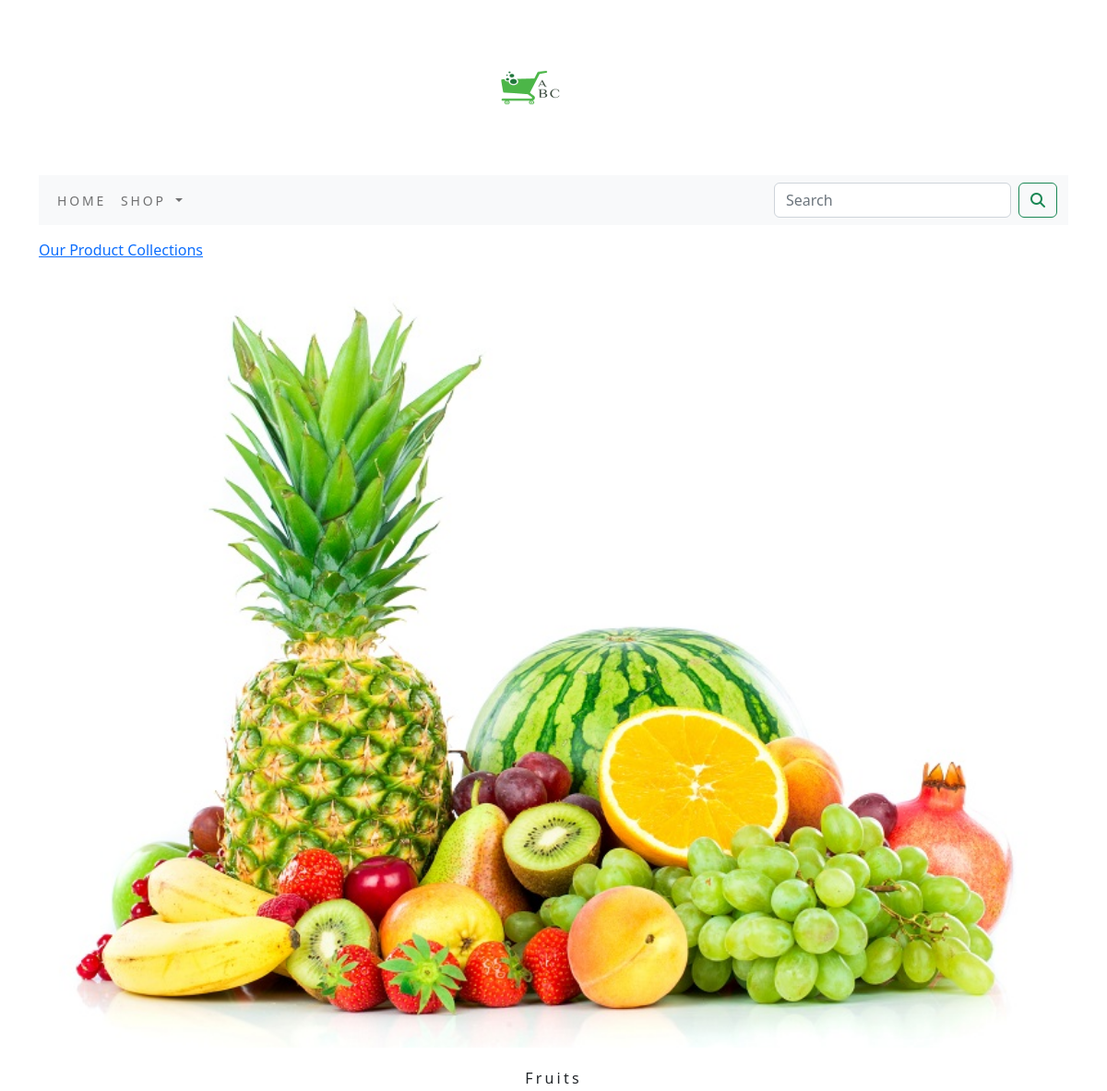
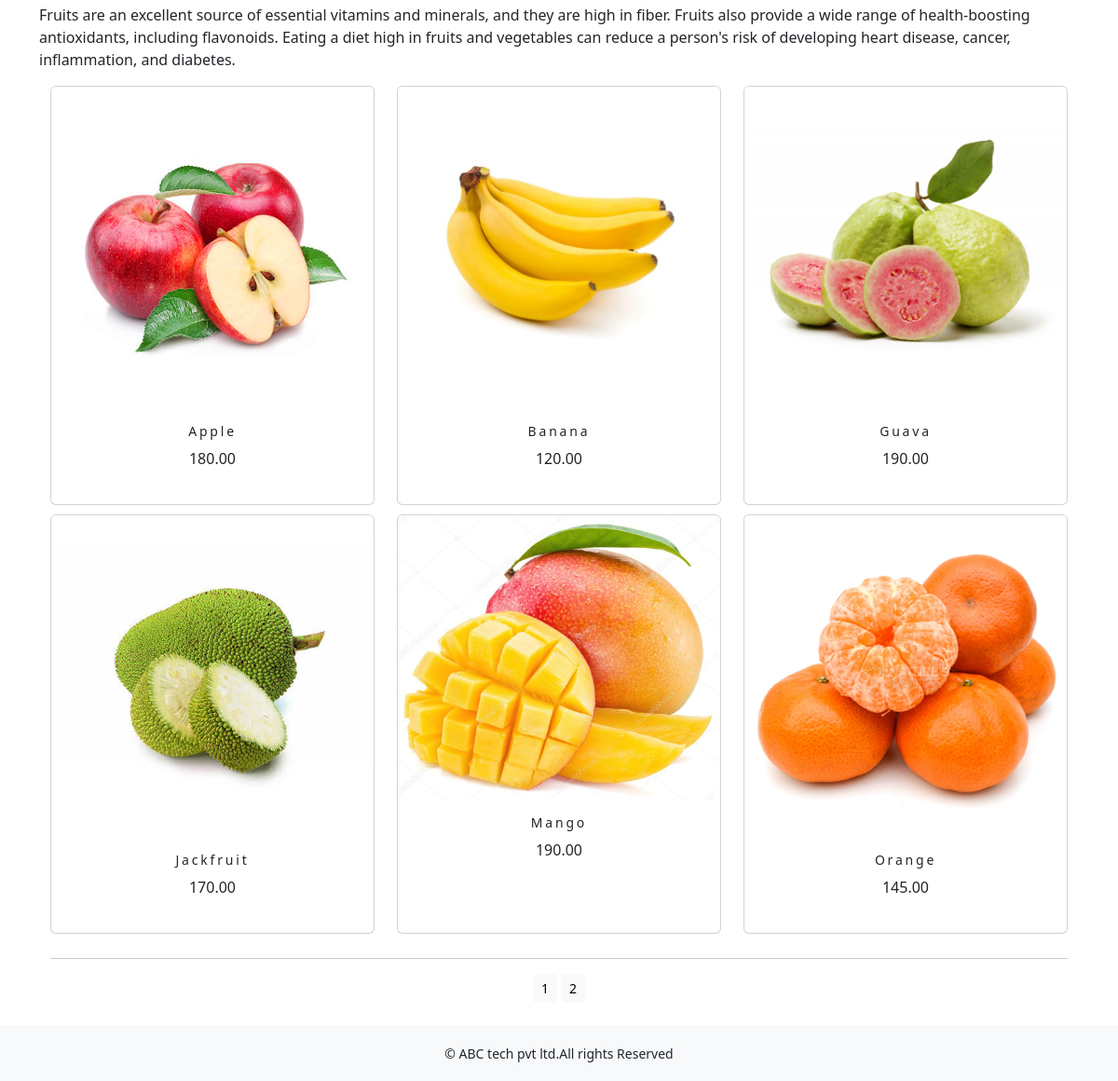
The app's page /shop/fruits/ with its own data (2 pictures, top to bottom).
### shop/models.py (models this page shows, shortened)
class Category(models.Model):
    name=models.CharField(max_length=250,unique=True)
    slug=models.SlugField(max_length=250,unique=True)
    description=models.TextField(blank=True)
    image=models.ImageField(upload_to='category',blank=True)
    class Meta:
        ordering=('name',)
        verbose_name='category'
        verbose_name_plural='categories'
    def get_url(self):
        return reverse('shop:product_by_category',args=[self.slug])

class Product(models.Model):
    name=models.CharField(max_length=250,unique=True)
    slug=models.SlugField(max_length=250,unique=True)
    description=models.TextField(blank=True)
    price=models.DecimalField(max_digits=10,decimal_places=2)
    category=models.ForeignKey(Category,on_delete=models.CASCADE)
    image=models.ImageField(upload_to='product',blank=True)
    stock=models.IntegerField()
    available=models.BooleanField(default=True)
    created=models.DateTimeField(auto_now_add=True)
    updated=models.DateTimeField(auto_now=True)
    def get_url(self):
        return reverse('shop:prodCatdetail', args=[self.category.slug,self.slug])
    class Meta:
        ordering=('name',)
        verbose_name='product'
        verbose_name_plural='products'

### shop/views.py (the view)
# urls.py: path('', views.allProdCat, name='allProdCat'),
def allProdCat(request,c_slug=None):
    c_page=None
    products_list=None
    if c_slug!=None:
        c_page=get_object_or_404(Category,slug=c_slug)
        products_list=Product.objects.all().filter(category=c_page,available=True)
    else:
        products_list=Product.objects.all().filter(available=True)
    paginator=Paginator(products_list,6)
    try:
        page=int(request.GET.get('page','1'))
    except:
        page=1
    try:
        products=paginator.page(page)
    except (EmptyPage,InvalidPage):
        products=paginator.page(paginator.num_pages)
    return render(request,"category.html",{'category':c_page,'products':products})

### cart/context_processors.py (called while the page is built)
def counter(request):
    item_count=0
    if 'admin' in request.path:
        return {}
    else:
        try:
            cart=Cart.objects.filter(cart_id=_cart_id(request))
            cart_items=CartItem.objects.all().filter(cart=cart[:1])
            for cart_item in cart_items:
                item_count += cart_item.quantity
        except Cart.DoesNotExist:
            item_count =0
    return dict(item_count=item_count)

### cart/views.py (called while the page is built)
def _cart_id(request):
    cart=request.session.session_key
    if not cart:
        cart=request.session.create()
    return cart

### shop/context_processors.py (called while the page is built)
def menu_links(request):
    links=Category.objects.all()
    return dict(links=links)

### template/category.html (shortened to what this page needs)
{% extends 'base.html' %}
{% load static %}
{% block content %}
{% if category %}
    <div>
        <div class="row my_row_class">
            <div class="mx-auto">
            <p><a href="{% url 'shop:allProdCat' %}">Our Product Collections</a></p>
        </div>
            </div>
    </div>
    {% endif %}
<div class="mx_auto">
    {% if category %}
        <img class="my_image" src="{{category.image.url}}" alt="{{category.name}}" width="250px;" height="250px;">
</div>
    <br>
<div>
        <h1 class="text-center my_title">{{category.name}}</h1>
        <p class="text-justify">{{category.description}}</p>
</div>
{% endif %}
<div class="container">
    <div class="row mx_auto">
        {% for product in products.object_list %}
        <div class="my_bottom_margin col_9 col-sm-12 col-md-4 col-lg-4">
            <div class="card text-center" style="min-width:18rem; height:450px";>
                <a href="{{product.get_url}}"><img class="card-img-top my_image" src="{{product.image.url}}" alt="{{product.name}}" width="250px" height="250px"></a>
            <div class="card-body">
                <h4>{{product.name}}</h4>
                <p>{{product.price}}</p>
            </div>
            </div>
        </div>
        {% endfor %}
    </div>
    <div class="mx_auto">
        {% if products.paginator.num_pages > 1 %}
        <hr>
        <div class="text-center">
            {% for pg in products.paginator.page_range %}
                <a href="?page={{pg}}" class="btn btn-light btn-sm {% if products.number == pg %} active {% endif %}">{{pg}}</a>
            {% endfor %}
        </div>
        {% endif %}
    </div>
    <br>
</div>
{% endblock %}

### static/css/custom.css (style rules this page uses)
body { font-family: 'Roboto', sans-serif; }
.my_row_class { padding-top :15px; }
.my_image { width:100%; height:auto; }
.my_title { font-size:16px; text_transform:uppercase; letter-spacing:.2em; }
.my_bottom_margin { margin-bottom:10px; }
.card-body h4 { font-size:14px; text_transform:uppercase; letter-spacing:.2em; }

### records on screen
Category: image (picture), name "Fruits", description "Fruits are an excellent source of essential vitamins and minerals, and they are high in fiber. Fruits also provide a wide range of health-boosting antioxidants, including flavonoids. Eating a diet high in fruits and vegetables can reduce a person's risk of developing heart disease, cancer, inflammation, and diabetes."
Product: image (picture), name "Apple", price "180.00"
Product: image (picture), name "Banana", price "120.00"
Product: image (picture), name "Guava", price "190.00"
Product: image (picture), name "Jackfruit", price "170.00"
Product: image (picture), name "Mango", price "190.00"
Product: image (picture), name "Orange", price "145.00"

### other values on screen
{{ pg }} "1" "2"
